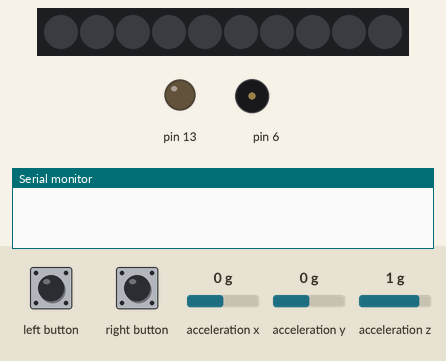
The program below on a simulated Arduino Uno, built with avr-gcc and run on an emulated ATmega328P. On the bench: 10 RGB LEDs in strip order, left to right, output pins drawn as LEDs (lit = HIGH), buzzer (waves = sounding), the last lines printed to the serial monitor. Inputs (shaded band) come from the test bench; at power-on: acceleration x 0 g, acceleration y 0 g, acceleration z 1 g. Dim RGB values are drawn brighter than linear.

Above: at 1.2 s.
1.3 s: left button pressed for 0.15 s
At 2.6 s:
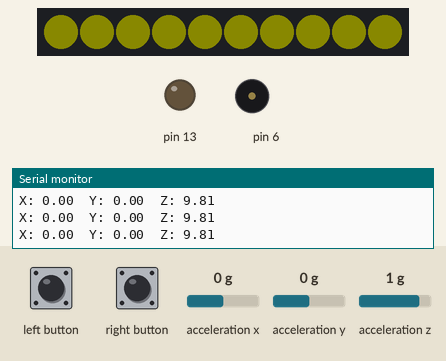
2.9 s: left button pressed for 1 s
5.4 s: right button pressed for 0.15 s
At 6.1 s:
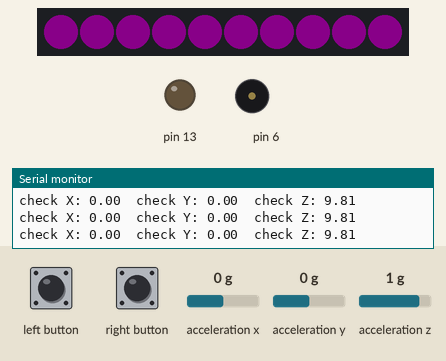
7.0 s: right button pressed for 1 s
At 9.6 s:
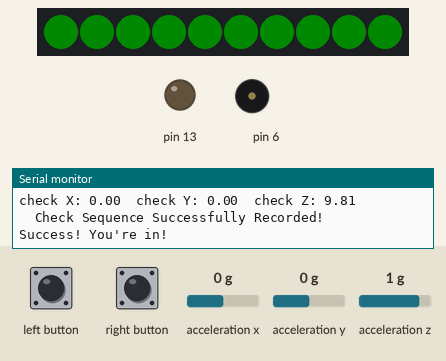
9.9 s: left button pressed for 1 s
At 12.0 s:
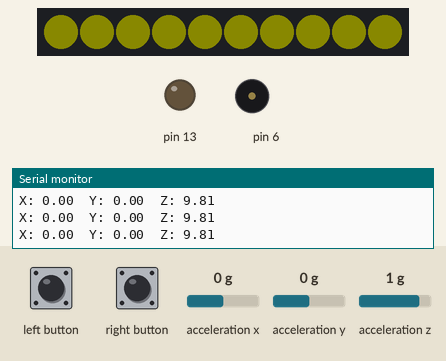
13.9 s: left button pulsed HIGH 2 times (0.12 s each, 0.3 s apart)
Timing chart, 0 to 16.9 s (numbered marks = the images above; inputs shaded):
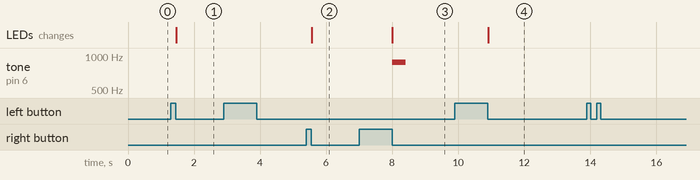

The program:

main.cpp
```cpp
#include <Arduino.h>
#include <Wire.h>
#include <Adafruit_CircuitPlayground.h>

#define SEQ_LENGTH 50
float X_seq[SEQ_LENGTH], Y_seq[SEQ_LENGTH], Z_seq[SEQ_LENGTH];
float check_X_seq[SEQ_LENGTH], check_Y_seq[SEQ_LENGTH], check_Z_seq[SEQ_LENGTH];

int seq_index = 0;
bool sequence_recorded = false;
bool check_sequence_recorded = false;

void indicate_success();
void indicate_failure(int start_index, int end_index);

void setup() {
  Serial.begin(9600);
  CircuitPlayground.begin();
  CircuitPlayground.setBrightness(10);
}

void record_sequence() {
  Serial.println("Recording sequence...");

  // Wait for the record button to be released
  while (CircuitPlayground.leftButton()) {
    delay(10);
  }

  if (sequence_recorded) {
    // Stop recording if already recorded
    sequence_recorded = false;
    Serial.println("Recording stopped.");
  } else {
    // Initialize sequence index
    seq_index = 0;

    // Light up LEDs in yellow while recording
    for (int i = 0; i < 10; i++) {
      CircuitPlayground.setPixelColor(i, 255, 255, 0);
    }

    // Record accelerometer values until the record button is pressed again
    while (!CircuitPlayground.leftButton()) {
      X_seq[seq_index] = CircuitPlayground.motionX();
      Y_seq[seq_index] = CircuitPlayground.motionY();
      Z_seq[seq_index] = CircuitPlayground.motionZ();
     // Print accelerometer values
      Serial.print("X: ");
      Serial.print(X_seq[seq_index]);
      Serial.print("\tY: ");
      Serial.print(Y_seq[seq_index]);
      Serial.print("\tZ: ");
      Serial.println(Z_seq[seq_index]);

      // Increment seq_index by 1 and wrap it back to 0 if it reaches SEQ_LENGTH,
      // making sure that the index stays within the bounds of the sequence array.
      seq_index = (seq_index + 1) % SEQ_LENGTH;


      delay(100);
    }

    sequence_recorded = true;
    Serial.println("Sequence Successfully Recorded!");
  }
}


bool check_sequence() {
  Serial.println("\nCheck Recording sequence...");

  // Wait for the record button to be released
  while (CircuitPlayground.rightButton()) {
    delay(10);
  }

  if (check_sequence_recorded) {
    // Stop recording if already recorded
    check_sequence_recorded = false;
    Serial.println("Check Recording stopped.");
  }
  else
  {
    // Initialize sequence index
    seq_index = 0;

    // Light up LEDs in Purple while recording
    for (int i = 0; i < 10; i++) {
      CircuitPlayground.setPixelColor(i, 255, 0, 255);
    }

    // Record accelerometer values until the record button is pressed again
    while (!CircuitPlayground.rightButton()) {
      check_X_seq[seq_index] = CircuitPlayground.motionX();
      check_Y_seq[seq_index] = CircuitPlayground.motionY();
      check_Z_seq[seq_index] = CircuitPlayground.motionZ();
      // Print accelerometer values
      Serial.print("check X: ");
      Serial.print(check_X_seq[seq_index]);
      Serial.print("\tcheck Y: ");
      Serial.print(check_Y_seq[seq_index]);
      Serial.print("\tcheck Z: ");
      Serial.println(check_Z_seq[seq_index]);

      // Increment seq_index by 1 and wrap it back to 0 if it reaches SEQ_LENGTH,
      // making sure that the index stays within the bounds of the sequence array.
      seq_index = (seq_index + 1) % SEQ_LENGTH;

      delay(100);
    }

    check_sequence_recorded = true;
    Serial.println("\tCheck Sequence Successfully Recorded!");


    // Define start_index and end_index for sequence checking
    int start_index = 0;
    int end_index = seq_index - 1;

    float tolerance = 30.0; // change tolerance if necessary

     // Forumula for Euclidean Distance
    //https://www.cuemath.com/euclidean-distance-formula/

    for (int i = start_index; i <= end_index; i++) {
        float diffX = (check_X_seq[i] - X_seq[i]) * (check_X_seq[i] - X_seq[i]);
        float diffY = (check_Y_seq[i] - Y_seq[i])  *  (check_Y_seq[i] - Y_seq[i]) ;
        float diffZ = (check_Z_seq[i] - Z_seq[i])   * (check_Z_seq[i] - Z_seq[i]) ;

    float euclideanDistance = sqrt(diffX + diffY + diffZ);

    if (euclideanDistance > tolerance) {
        indicate_failure(start_index, end_index);
        return false;
    }
    }

    // Wait for the right button to be released before ending the function
    while (CircuitPlayground.rightButton()) {
      delay(10);
    }


    // If we reached here, the sequence was correct
    indicate_success();
    return true;
  }

}


void indicate_success()
{
  // Light up LEDs in green and play a tone to indicate successful unlock
  for (int i = 0; i < 10; i++)
    {
        CircuitPlayground.setPixelColor(i, 0, 255, 0);
    }
  CircuitPlayground.playTone(880, 400);
  delay(100);
  Serial.println("Success! You're in!");
}

void indicate_failure(int start_index, int end_index)
{
  // Light up LEDs in red to indicate unsuccessful unlock
  for (int i = 0; i < 10; i++)
    {
        CircuitPlayground.setPixelColor(i, 255, 0, 0);
    }
  delay(100);
  Serial.println("Incorrect Sequence...Try Again");
  Serial.println("\nExpected Sequence:");
  for (int i = start_index; i <= end_index; i++)
    {
        Serial.print("X: ");
        Serial.print(X_seq[i]);
        Serial.print("\tY: ");
        Serial.print(Y_seq[i]);
        Serial.print("\tZ: ");
        Serial.println(Z_seq[i]);
    }
  Serial.println("\nSequence that was attempted:");

  for (int i = start_index; i <= end_index; i++)
   {
    Serial.print("Check Value X: ");
    Serial.print(check_X_seq[i]);
    Serial.print("\tCheck Value Y: ");
    Serial.print(check_Y_seq[i]);
    Serial.print("\tCheck Value Z: ");
    Serial.println(check_Z_seq[i]);
    }
}


void loop() {
  if (CircuitPlayground.leftButton()) {
    // Record sequence when the record (left) button is pressed
    record_sequence();
  }
  else if (CircuitPlayground.rightButton()) {
    // Check sequence when the right button is pressed and then released
    while (CircuitPlayground.rightButton()) {
      // do nothing until the button is released
      delay(10);
    }
    check_sequence();
  }

  // Delay for stability
  delay(10);
}
```

Measured:
- after the input at 1.3 s, the LEDs: change after 0.16 s (image 1)
- after the input at 5.4 s, the LEDs: change after 0.16 s (image 2)
- after the input at 7.0 s, tone on pin 6: silent → 880 Hz after 1.0 s, → silent 0.40 s later; the LEDs: change after 1.0 s (image 3)
- after the input at 9.9 s, the LEDs: change after 1.0 s (image 4)
